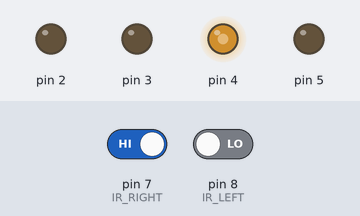
This sketch was run on a simulated Arduino Uno, built with avr-gcc and run on an emulated ATmega328P. On the bench: output pins drawn as LEDs (lit = HIGH). Inputs (shaded band) come from the test bench; at power-on: pin 7 (IR_RIGHT) HIGH, pin 8 (IR_LEFT) LOW.

Above: at 1.2 s.
1.3 s: pin 7 (IR_RIGHT) driven LOW
At 2.1 s:
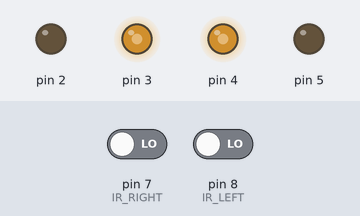
2.8 s: pin 8 (IR_LEFT) driven HIGH
At 3.4 s:
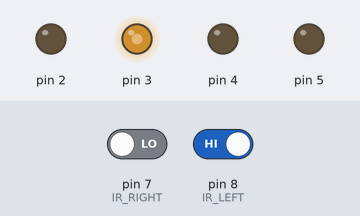
4.3 s: pin 7 (IR_RIGHT) driven HIGH
At 5.3 s:
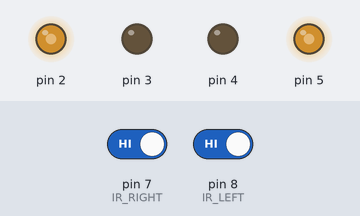
Timing chart, 0 to 7.3 s (numbered marks = the images above; inputs shaded):
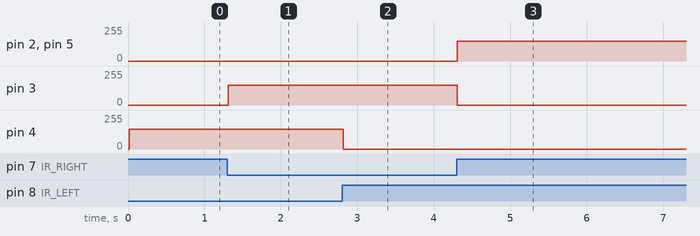

Measured:
- after the input at 1.3 s, pin 3: 0/255 → 150/255 at once
- after the input at 2.8 s, pin 4: 150/255 → 0/255 at once
- after the input at 4.3 s, pin 2, pin 5: 0/255 → 150/255 at once; pin 3: 150/255 → 0/255 at once

The sketch:

6_ir_avoid.ino
```cpp
#include <SoftPWM.h>

// Define the pins of motors
const int in1 = 2;
const int in2 = 3;
const int in3 = 4;
const int in4 = 5;

// Define the pins for the IR modules
#define IR_RIGHT 7
#define IR_LEFT 8


void setup() {

  // Initialize SoftPWM
  SoftPWMBegin();

  // Set the IR module pins as inputs
  pinMode(IR_RIGHT, INPUT);
  pinMode(IR_LEFT, INPUT);
}

void loop() {
  // Read values from IR sensors
  int rightValue = digitalRead(IR_RIGHT);
  int leftValue = digitalRead(IR_LEFT);

  // Based on IR sensor readings, control rover's movements
  if (rightValue == 0 && leftValue == 1) {  // Right path blocked
    backRight(150);
  } else if (rightValue == 1 && leftValue == 0) {  // Left path blocked
    backLeft(150);
  } else if (rightValue == 0 && leftValue == 0) {  // Both paths blocked
    moveBackward(150);
  } else {  // Paths clear
    moveForward(150);
  }

  delay(100);
}

// Function to move the rover backward
void moveBackward(int speed) {
  // Set the left motors to rotate clockwise
  SoftPWMSet(in1, 0);      // Stop
  SoftPWMSet(in2, speed);  // Full speed

  // Set the right motors to rotate counterclockwise
  SoftPWMSet(in3, speed);  // Full speed
  SoftPWMSet(in4, 0);      // Stop
}

void moveForward(int speed) {
  // Set the left motors rotate counterclockwise
  SoftPWMSet(in1, speed);
  SoftPWMSet(in2, 0);

  // Set the right motors rotate clockwise
  SoftPWMSet(in3, 0);
  SoftPWMSet(in4, speed);
}

// Function to turn to the back right
void backRight(int speed) {
  SoftPWMSet(in1, 0);
  SoftPWMSet(in2, speed);
  SoftPWMSet(in3, 0);
  SoftPWMSet(in4, 0);
}

// Function to turn to the back left
void backLeft(int speed) {
  SoftPWMSet(in1, 0);
  SoftPWMSet(in2, 0);
  SoftPWMSet(in3, speed);
  SoftPWMSet(in4, 0);
}
```
